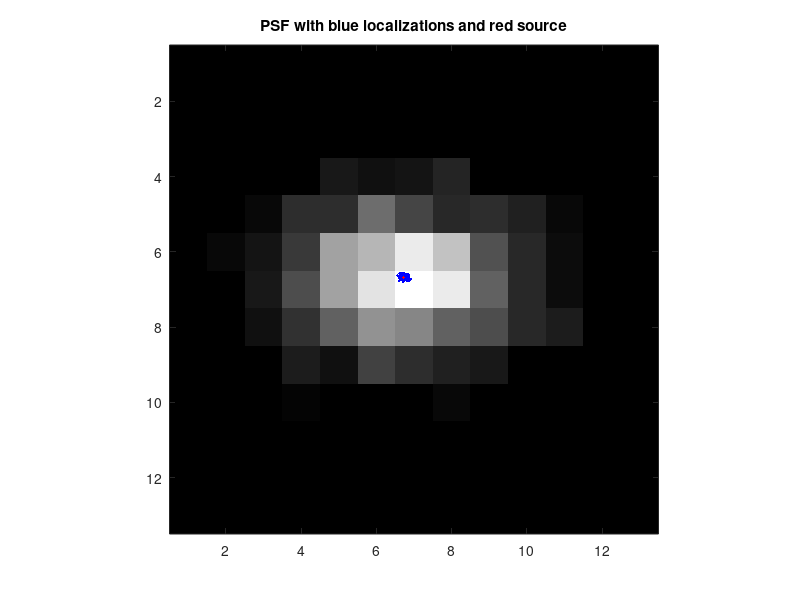
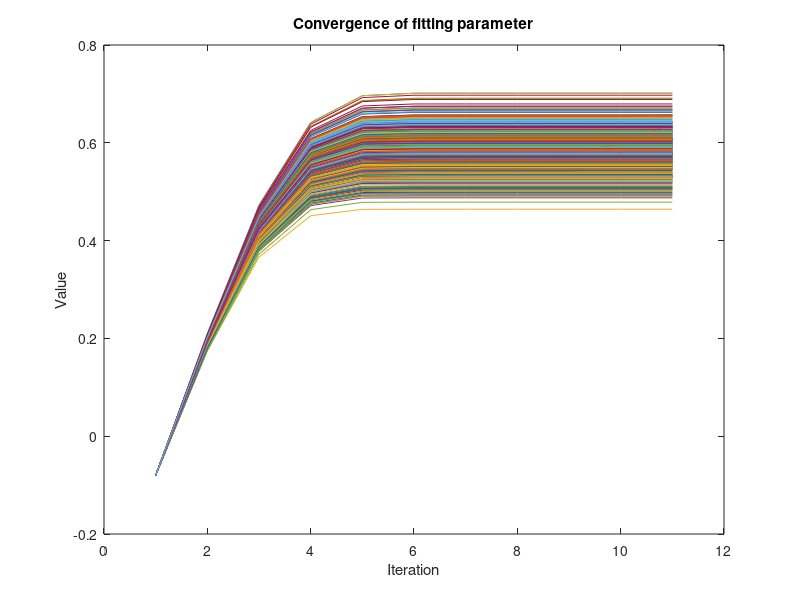

Write the MATLAB code that produced these figures, in order. (Note: this script raises an error after producing the figures.)
%%%%%%%%%%%%%%%%%%%%%%%%%%%%%%%%%%%%%%%%%%%%%%%%%%%%%%%%%%%%%%%%%%%%%%%%%%%
% Andrew's Gaussian MLE Localization Code
% AJN 3/30/15
%
% This script will generate a stack of gaussian point spread functions with
% the variables B, ntrue, x0true, y0true, r0t_pix
% The outputs of this script are xf, yf, a0, off0 for x position, y
% position number of photons and offset (background) respectively
%%%%%%%%%%%%%%%%%%%%%%%%%%%%%%%%%%%%%%%%%%%%%%%%%%%%%%%%%%%%%%%%%%%%%%%%%%%

clear all
close all
clc

%% Initialization
global xpix ypix wbox
rbox = 6;
[xpix, ypix] = meshgrid(-rbox:rbox,-rbox:rbox);

wbox = 2*rbox+1;
i1 = xpix.*0;

% variables of image
B = 0;
ntrue = 1000;
x0true = (rand-0.5);
y0true = (rand - 0.5);

sigma2 = 1.75;   %this would be rayleigh radius in pixel space
sigx = 1.8;   % sigma used for fitting
sigy = 1.24;

r0t_um = .2;        % Rayleigh radius in um
pix2pho = 1;
q = r0t_um / (sigma2);
wbox_um = q*wbox;

frames = 1000;
w2 = waitbar(0, ' Creating points');
i1 = xpix.*0;
% Create a gaussian
% i1 = ntrue.*(2*pi*sigma^2)^-1.*exp(-((xpix-x0true).^2 +(ypix-y0true).^2)./(2*sigma.^2))+B;
            i1x = 1/2.*(erf((xpix - x0true + 1/2)./(2*sigx^2)^0.5)-erf((xpix - x0true - 1/2)./(2*sigx^2)^0.5)); % error function of x integration over psf for each pixel
            i1y = 1/2.*(erf((ypix - y0true + 1/2)./(2*sigy^2)^0.5)-erf((ypix - y0true - 1/2)./(2*sigy^2)^0.5)); % error function of y integration over psf for each pixel
   i1 = ntrue * i1x.*i1y+B;                 

%% Create Frames with noise
for i = 1:frames
    waitbar(i/frames,w2, 'Creating points');
    ib = single(imnoise(uint16(i1), 'poisson'))+.00001;
    i2(:,:,i) = ib;
    i4(:,i) = ib(:);
end
% imagesc(i2);
% colormap(gray);
% gpui2 = gpuArray(i2);

close (w2)
w1 = waitbar(0,'Fitting, be patient');

%% Find molecules and fit them
for l = 1:frames
    waitbar(l/frames,w1 , 'Fitting be patient')
% i3 = gpui2(:,:,l);
i3 = i2(:,:,l);
% i3 = i1;
[highrow, highcol] = find(i3 == max(i3(:)),1);
highpix = max(i3(:));
k=0;
zlin = i3(:);
xfake = zlin.*0;
clear xguess yguess peakguess r0_allguess offguess beta0 Ex Ey u dudx dudy dudi dudb d2udx2 d2udy2 d2udi2 d2udb2 lowx lowy hix hiy
xguess = xpix(highrow,highcol);
yguess = ypix(highrow,highcol);


lowx = round(xguess-2*sigma2+rbox+1);
hix = round(xguess+2*sigma2+rbox+1);
lowy = round(yguess-2*sigma2+rbox+1);
hiy = round(xguess+2*sigma2+rbox+1);


if round(xguess-2*sigma2+rbox+1) <=0
    lowx = 1;
end
if round(xguess+2*sigma2+rbox+1) >= max(max(xpix))
    hix = max(max(xpix));
end
if round(yguess-2*sigma2+rbox+1) <=0
    lowy = 1;
    end
if round(xguess+2*sigma2+rbox+1) >= max(max(ypix))
    hiy = max(max(ypix));
end
peakguess = max(max(i3))/2*pi*(2*sigma2/2)^2;
offguess = 0;

beta0 = [ xguess, yguess, peakguess, 1.1, 1.1, offguess];
% 
% [beta,R,J,CovB,MSE] = nlinfit(xfake,zlin,@gaussguess, beta0);
% elapsed_nlon = toc;
%% MLE approximation
sigma = beta0(4);

fittime(l) = 1;
% u = gpuArray(zeros(wbox,wbox,frames));
% while fittime(l) < 100

for k = 1:10
%     if bet5a0(5) <= 0
%         beta0(5) =0;
%     end
%Define psf and error function for each pixel
%     Ex = 1/2.*(erf((xpix - beta0(1) + 1/2)./(2*sigma^2)^0.5)-erf((xpix - beta0(1) - 1/2)./(2*sigma^2)^0.5)); % error function of x integration over psf for each pixel
%     Ey = 1/2.*(erf((ypix - beta0(2) + 1/2)./(2*sigma^2)^0.5)-erf((ypix - beta0(2) - 1/2)./(2*sigma^2)^0.5)); % error function of y integration over psf for each pixel
    
    Ex = 1/2.*(erf((xpix - beta0(1) + 1/2)./(2*beta0(4)^2)^0.5)-erf((xpix - beta0(1) - 1/2)./(2*beta0(4)^2)^0.5)); % error function of x integration over psf for each pixel
    Ey = 1/2.*(erf((ypix - beta0(2) + 1/2)./(2*beta0(5)^2)^0.5)-erf((ypix - beta0(2) - 1/2)./(2*beta0(5)^2)^0.5)); % error function of y integration over psf for each pixel

%    Ex = 1/2*(erf((xpix - beta0(1) + 1/2)/(2*sigma^2))-erf((xpix - beta0(1) - 1/2)/(2*sigma^2))); % error function of x integration over psf for each pixel
%    Ey = 1/2*(erf((ypix - beta0(2) + 1/2)/(2*sigma^2))-erf((ypix - beta0(2) - 1/2)/(2*sigma^2))); % error function of y integration over psf for each pixel


    u(:,:,k) = beta0(3).*Ex.*Ey + beta0(6);
%     imagesc(i3-u(:,:,k))
    drawnow;
%     surf(U,:,:
    % partial derivatives of variables of interest
    dudx = beta0(3)*(2*pi*beta0(4)^2)^-0.5.*(exp(-(xpix -beta0(1) - 1/2).^2.*(2*beta0(4)^2)^-1)-exp(-(xpix -beta0(1) + 1/2).^2.*(2*beta0(4)^2)^-1)).*Ey;
    dudy = beta0(3)*(2*pi*beta0(5)^2)^-0.5.*(exp(-(ypix -beta0(2) - 1/2).^2.*(2*beta0(5)^2)^-1)-exp(-(ypix -beta0(2) + 1/2).^2.*(2*beta0(5)^2)^-1)).*Ex;
    dudsx = beta0(3)*(2*pi)^(-1/2)*beta0(4)^(-2).*((xpix - beta0(1) - 1/2).*exp(-(xpix -beta0(1) - 1/2).^2.*(2*beta0(4)^2)^-1) - (xpix - beta0(1) + 1/2) .*exp(-(xpix -beta0(1) + 1/2).^2.*(2*beta0(4)^2)^-1)).*Ey; % pd sigx
    dudsy = beta0(3)*(2*pi)^(-1/2)*beta0(5)^(-2).*((ypix - beta0(2) - 1/2).*exp(-(ypix -beta0(2) - 1/2).^2.*(2*beta0(5)^2)^-1) - (ypix - beta0(2) + 1/2) .*exp(-(ypix -beta0(2) + 1/2).^2.*(2*beta0(5)^2)^-1)).*Ex; % pd sigy
    dudi = Ex.*Ey;
    dudb = 1;
    
    % Second partial derivatives of variables of interest
    d2udx2 = beta0(3)*(2*pi)^-0.5*beta0(4)^-3*((xpix - beta0(1) - 1/2).*exp(-(xpix -beta0(1) - 1/2).^2.*(2*beta0(4)^2)^-1) - (xpix - beta0(1) + 1/2) .*exp(-(xpix -beta0(1) + 1/2).^2.*(2*beta0(4)^2)^-1)).*Ey;
   
    
    d2udy2 = beta0(3)*(2*pi)^-0.5*beta0(5)^-3*((ypix - beta0(2) - 1/2).*exp(-(ypix -beta0(2) - 1/2).^2.*(2*beta0(5)^2)^-1) - (ypix - beta0(2) + 1/2) .*exp(-(ypix -beta0(2) + 1/2).^2.*(2*beta0(5)^2)^-1)).*Ex;
   
    d2udsx2 = beta0(3).*Ey.*(2*pi)^-0.5.*((beta0(4)^-5.* ((xpix - beta0(1) - 1/2).^3.*exp(-(xpix -beta0(1) - 1/2).^2.*(2*beta0(4)^2)^-1) - (xpix - beta0(1) + 1/2).^3.*exp(-(xpix -beta0(1) + 1/2).^2.*(2*beta0(4)^2)^-1))) ...
            - 2.*beta0(4).^-3.*((xpix - beta0(1) - 1/2).*   exp(-(xpix -beta0(1) - 1/2).^2.*(2*beta0(4)^2)^-1) - (xpix - beta0(1) + 1/2) .*  exp(-(xpix -beta0(1) + 1/2).^2.*(2*beta0(4)^2)^-1)));
        % second partial for sigmay
    
    d2udsy2 = beta0(3).*Ex.*(2*pi)^-0.5.*((beta0(5)^-5.* ((ypix - beta0(2) - 1/2).^3.*exp(-(ypix -beta0(2) - 1/2).^2.*(2*beta0(5)^2)^-1) - (ypix - beta0(2) + 1/2).^3.*exp(-(ypix -beta0(2) + 1/2).^2.*(2*beta0(5)^2)^-1))) ...
            - 2.*beta0(5).^-3.*((ypix - beta0(2) - 1/2).*   exp(-(ypix -beta0(2) - 1/2).^2.*(2*beta0(5)^2)^-1) - (ypix - beta0(2) + 1/2)   .*exp(-(ypix -beta0(2) + 1/2).^2.*(2*beta0(5)^2)^-1)));

    
    d2udi2 = 0;
    d2udb2 = 0;
    
    xlap(k,l) = beta0(1);
    ylap(k,l) = beta0(2);
    siglap(k,l) = beta0(4);
    nlap(k,l) = beta0(3);
    bglap(k,l) = beta0(6);
    % update variables
    beta0(1) = beta0(1) - sum(sum(dudx.*((i3./u(:,:,k))-1)))/(sum(sum(d2udx2.*((i3./u(:,:,k))-1) - dudx.^2.*i3./(u(:,:,k).^2))));
    beta0(2) = beta0(2) - sum(sum(dudy.*((i3./u(:,:,k))-1)))/(sum(sum(d2udy2.*((i3./u(:,:,k))-1) - dudy.^2.*i3./(u(:,:,k).^2))));
    beta0(3) = beta0(3) - sum(sum(dudi.*((i3./u(:,:,k))-1)))/(sum(sum(d2udi2.*((i3./u(:,:,k))-1) - dudi.^2.*i3./(u(:,:,k).^2))));
    beta0(4) = beta0(4) - sum(sum(dudsx.*((i3./u(:,:,k))-1)))/(sum(sum(d2udsx2.*((i3./u(:,:,k))-1) - dudsx.^2.*i3./(u(:,:,k).^2))));
    beta0(5) = beta0(5) - sum(sum(dudsy.*((i3./u(:,:,k))-1)))/(sum(sum(d2udsy2.*((i3./u(:,:,k))-1) - dudsy.^2.*i3./(u(:,:,k).^2))));
    beta0(6) = beta0(6) - sum(sum(dudb.*((i3./u(:,:,k))-1)))/(sum(sum(d2udb2.*((i3./u(:,:,k))-1) - dudb.^2.*i3./(u(:,:,k).^2))));
    


end   
    xlap(k+1,l) = beta0(1);
    ylap(k+1,l) = beta0(2);
    siglap(k+1,l) = beta0(4);
    nlap(k+1,l) = beta0(3);
    bglap(k+1,l) = beta0(6);
    p(l) = sum(sum(i3.*real(log(u(:,:,end)))-u(:,:,end)-i3.*real(log(i3))+i3));

% end

xf(l) = beta0(1);
yf(l) = beta0(2);
a0(l) = beta0(3);
r0(l) = (beta0(4)*beta0(5))^0.5;
sigx(l) = beta0(4);
sigy(l) = beta0(5);
off0(l) = beta0(6);
end

close (w1)
% xf = beta0(1);
% yf = beta0(2);
% a0 = beta0(3);
% r0 = beta0(4);
% off0 = beta0(5);
% rf = (xf.^2+yf.^2).^0.5;
% hist(rf*q*1000,1:2:80);
% drawnow
% % end
% imagesc(u*1000);
% subplot(1,2,1);imagesc(i2);
% subplot(1,2,2);imagesc(u(:,:,l)*1000000);
% axis image
% colormap('gray');
% plot(1:60,xf.*q)
numel(find(fittime==101))
imagesc(i2(:,:,1));
axis image
colormap('gray')
hold on
plot(xf+rbox+1, yf+rbox+1, '.b');
plot(x0true+rbox+1,y0true+rbox+1,'.r')
title('PSF with blue localizations and red source')
figure
plot(1:k+1,siglap-1.18);
title('Convergence of fitting parameter')
xlabel('Iteration')
ylabel('Value')
figure
histogram(xf-x0true);